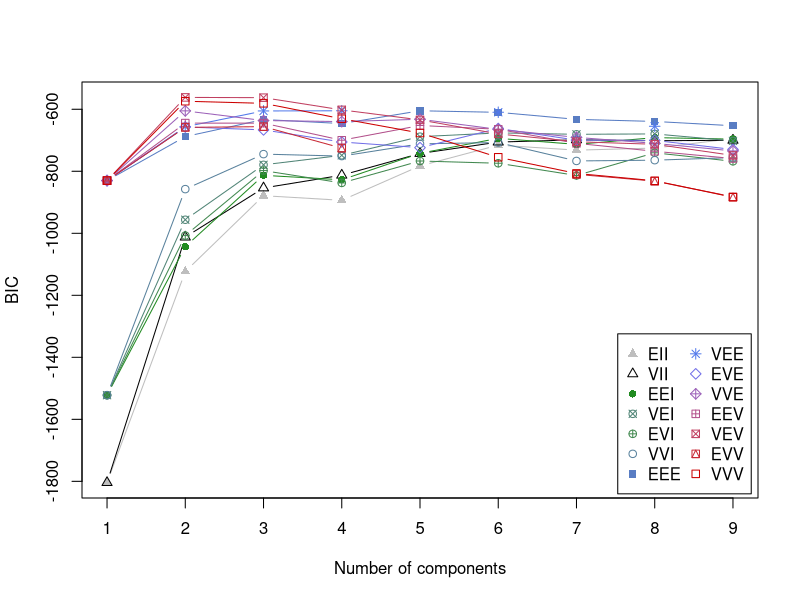
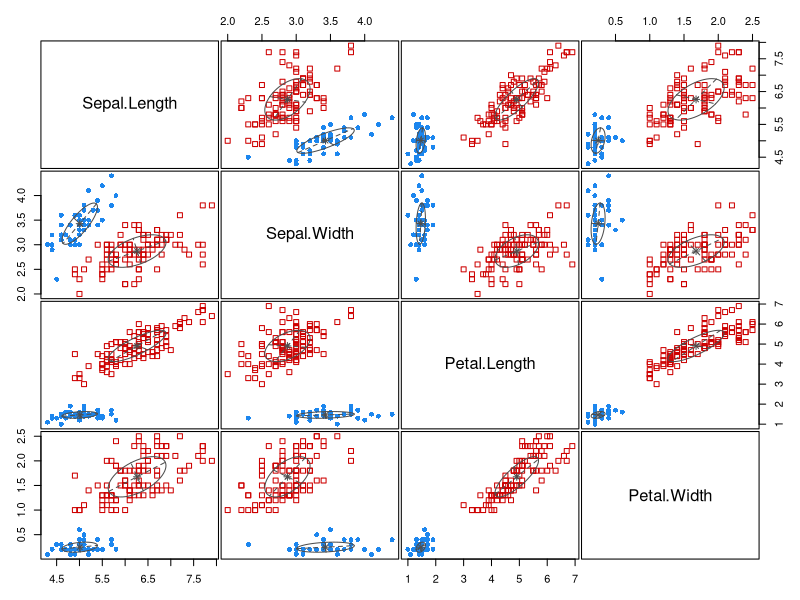
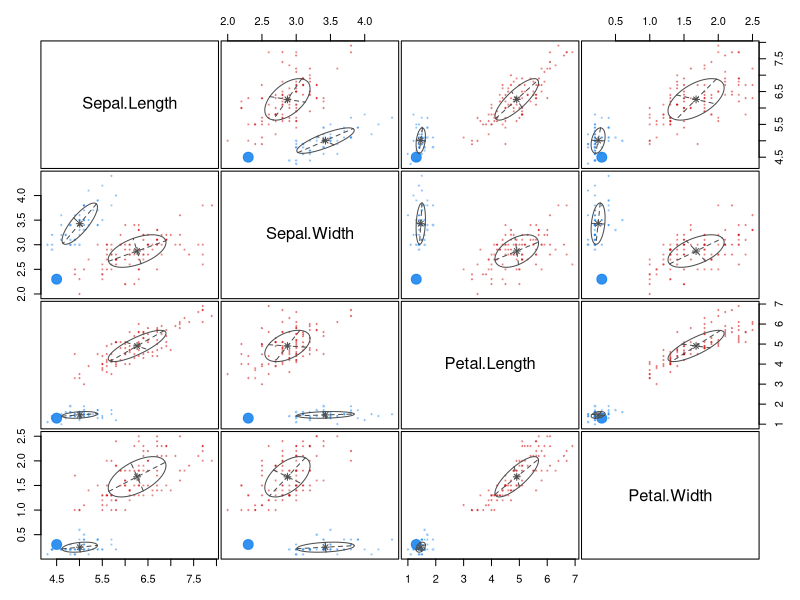
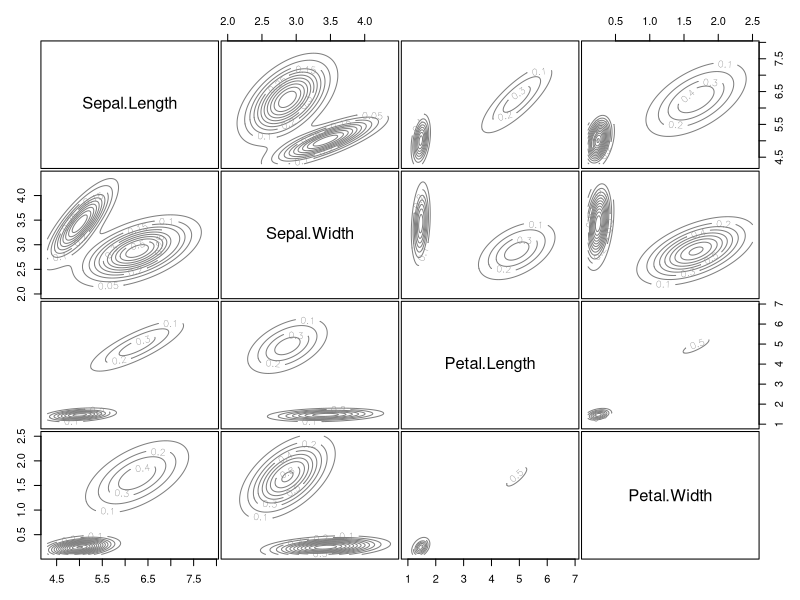

Write the R code that produced these figures, in order. (Note: this script raises an error after producing the figures.)
library(mclust)

# Select 4 continuous variables and look for three distinct groups.
mcl.model <- Mclust(iris[, 1:4], 1:9)


plot(mcl.model)
4


test=Mclust(Xtrain,1:9)

plot(test)
